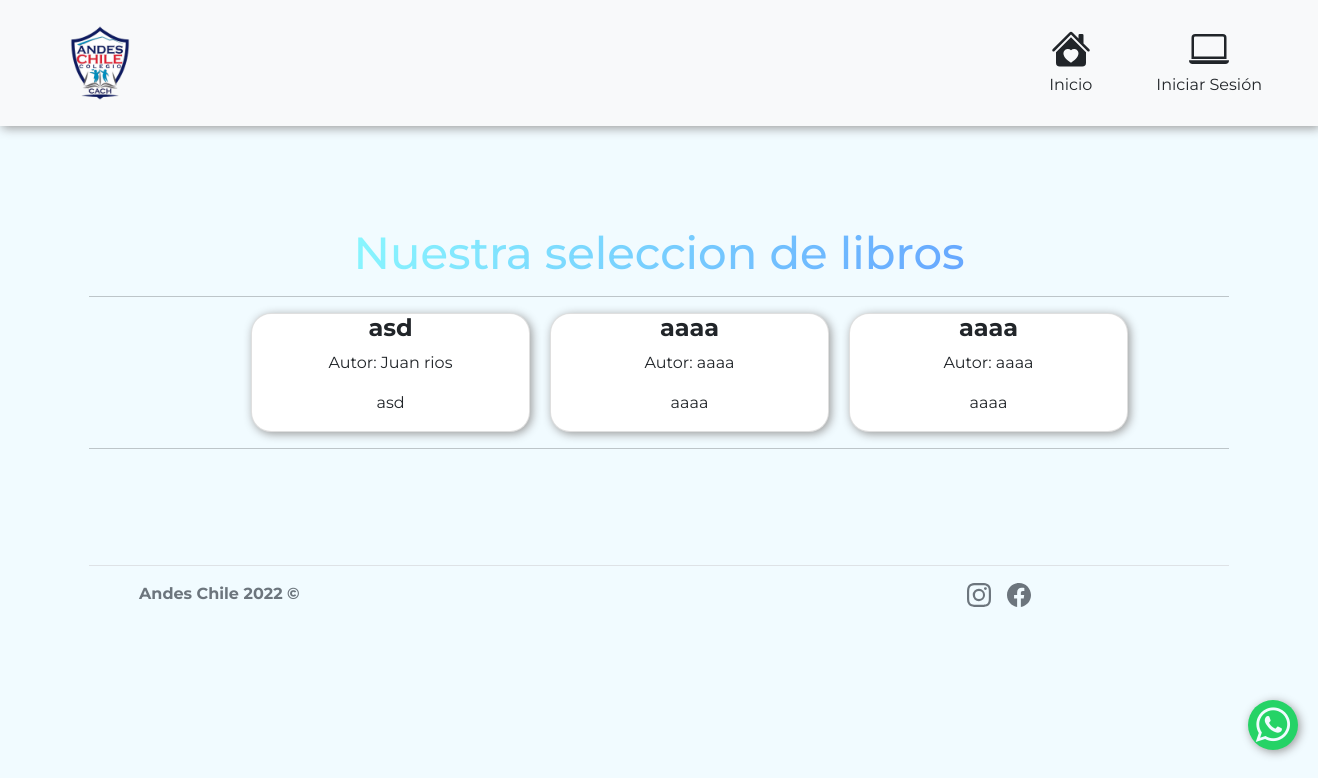
The page /biblioteca/ on the database its author committed.
### rest_taller/models.py (models this page shows, shortened)
class Libro(models.Model):
    sku = models.AutoField(primary_key=True, verbose_name='id')
    autor = models.CharField(max_length=100,null=True, verbose_name='Nombre autor')
    nombreLibro = models.CharField(max_length=100,null=True, verbose_name='Nombre libro')
    genero = models.CharField( max_length=50,verbose_name='Nombre genero')

### biblioteca/views.py (the view)
# urls.py: path('',listar_libros,name="listar_libros"),
def listar_libros(request):
    books = Libro.objects.all()
    datos = {'listar_libros':books}
    return render(request,'biblioteca/biblioteca.html',datos)

### biblioteca/context_processor.py (called while the page is built)
def total_carrito(request):
    total = 0
    if request.user.is_authenticated:
        if "carrito" in request.session.keys():
            for key, value in request.session["carrito"].items():
                total += int(value["acumulado"])
    return {"total_factura":total}

### biblioteca/templates/biblioteca/biblioteca.html (shortened to what this page needs)
<!DOCTYPE html>
<html lang="es">
<head>
    {% load static %}
    <link rel="stylesheet" href="https://cdn.jsdelivr.net/npm/bootstrap-icons@1.7.2/font/bootstrap-icons.css">
    <link rel="stylesheet" href="https://stackpath.bootstrapcdn.com/font-awesome/4.7.0/css/font-awesome.min.css">
    <link href="{% static 'biblioteca/css/bootstrap.min.css'%}" rel="stylesheet">
    <link rel="stylesheet" href="{% static 'biblioteca/css/style.css'%}">
    <link rel="stylesheet" href="{% static 'biblioteca/css/styleAPI.css'%}">
</head>
<body>
    <nav id="navegador" class="navbar navbar-expand-lg navbar-light bg-light fixed-top col-12">
        <a class="navbar-brand" href="#"><img src="{% static 'equipo/img/logo.png'%}" width="100" height="100" alt="..."> </a>
        <div class="collapse navbar-collapse" id="navbarSupportedContent">
            <ul class="navbar-nav ms-auto mb-2 mb-lg-0 bg-light">
                <li class="nav-item align-items-center text-center">
                    <a href="{% url 'index' %}" class="nav-link text-dark">
                        Inicio
                    </a>
                </li>
                {% if user.is_authenticated %}
                <li class="nav-item align-items-center text-center px-5">
                    <a href="{% url 'loginGoogle' %}" class="nav-link text-dark">
                        <svg xmlns="http://www.w3.org/2000/svg" width="40" height="40" fill="currentColor" class="bi d-block mx-auto mb-1" viewBox="0 0 16 16">
                            <path d="M11 6a3 3 0 1 1-6 0 3 3 0 0 1 6 0z"/>
                            <path fill-rule="evenodd" d="M0 8a8 8 0 1 1 16 0A8 8 0 0 1 0 8zm8-7a7 7 0 0 0-5.468 11.37C3.242 11.226 4.805 10 8 10s4.757 1.225 5.468 2.37A7 7 0 0 0 8 1z"/>
                        </svg>
                        <p class="text-center textMayus"><b>{{ user.username }}</b></p>
                    </a>
                </li>
                {% else %}
                <li class="nav-item align-items-center text-center px-5">
                    <a href="{% url 'loginGoogle' %}" class="nav-link text-dark">
                          Iniciar Sesión
                    </a>
                </li>
                {% endif %}
            </ul>
        </div>
    </nav>
    <section id="Comunidad" class="container section-padding">
        <h2 class="text-center"><span class="h2Comunidad">Nuestra seleccion de libros</span></h2>
        <hr>
        <div class="container-fluid align-items-center text-center" style="align-items: center;">
            <div class="row col-lg-12 contentCard " style="gap: 20px; margin-left: 150px;">
                {% for lis in listar_libros %}
                <div class="card col-lg-3 text-center align-items-center" style="align-items: center;">
                    <div class="container-fluid ">
                        <div>
                            <h4><b>{{lis.nombreLibro}}</b></h4>
                        </div>
                        <div>
                            <p>Autor: {{lis.autor}}</p>
                        </div>
                        <div>
                            <p>{{lis.genero}}</p>
                        </div>
                    </div>
                </div>
                {% endfor %}
            </div>
        </div>
        <hr>
    </section>
    <footer class="container d-flex flex-wrap justify-content-between align-items-center py-3 border-top ">
        <div class="col-md-4 d-flex align-items-center ">
            <a href="/ " class="mb-3 me-2 mb-md-0 text-muted text-decoration-none lh-1 ">
                <svg class="bi " width="30 " height="24 ">
                    <use xlink:href="#bootstrap "></use>
                </svg>
            </a>
            <span class="text-muted "><strong>Andes Chile 2022 &copy;</strong></span>
        </div>
        <ul class="nav col-md-4 justify-content-end ">
            <li class="ms-3 ">
                <a class="text-muted " href="https://www.instagram.com/cach.colegioandeschile/ ">
                </a>
            </li>
            <li class="ms-3 "><a class="text-muted " href="https://www.facebook.com/colegioandeschile "></a></li>
        </ul>
        <div class="btn-float ">
            <a href="https://wa.me/56949147149?text=Hola,%20estoy%20busca%20de%20información,%20mi%20consulta%20es%20la%20siguiente: " class="whatsapp " target="_blank "><i class="fa fa-whatsapp whatsapp-icon "></i></a>
        </div>
    </footer>
</body>
</html>

### biblioteca/static/biblioteca/css/style.css (style rules this page uses)
* { font-family: 'Montserrat', sans-serif; }
body { background: #f1fbff; }
#Comunidad { border-bottom: 0%; }
.navbar-brand { margin-left: 50px; }
.section-padding { padding: 100px 0; }
.contentCard { align-items: center; }
.card { border-radius: 20px; box-shadow: 2px 2px 10px #999; column-gap: 15px; }
.h2Comunidad { font-size: 45px; -webkit-background-clip: text; background-clip: text; -webkit-text-fill-color: transparent; background-image: linear-gradient(120deg, #89f7fe 0%, #66a6ff 100%); }
.navbar { box-shadow: 2px 2px 10px #999; position: sticky; top: 0; }
.whatsapp { position: fixed; width: 70px; height: 70px; bottom: 50px; right: 20px; background-color: #25d366; color: #FFF; border-radius: 80px; text-align: center; font-size: 35px; z-index: 1; box-shadow: 2px 2px 10px #999; }
.whatsapp-icon { margin-top: 10px; font-size: 50px; color: #f1fbff; }
@media only screen and (min-width: 320px) { .whatsapp { position: fixed; width: 50px; height: 50px; bottom: 50px; right: 20px; background-color: #25d366; color: #FFF; border-radius: 80px; text-align: center; font-size: 35px; z-index: 1; } }
@media only screen and (min-width: 320px) { .whatsapp-icon { margin-top: 5px; font-size: 40px; color: #f1fbff; } }

### rows shown on the page
Libro: nombreLibro "asd", autor "Juan rios", genero "asd"
Libro: nombreLibro "aaaa", autor "aaaa", genero "aaaa"
Libro: nombreLibro "aaaa", autor "aaaa", genero "aaaa"
